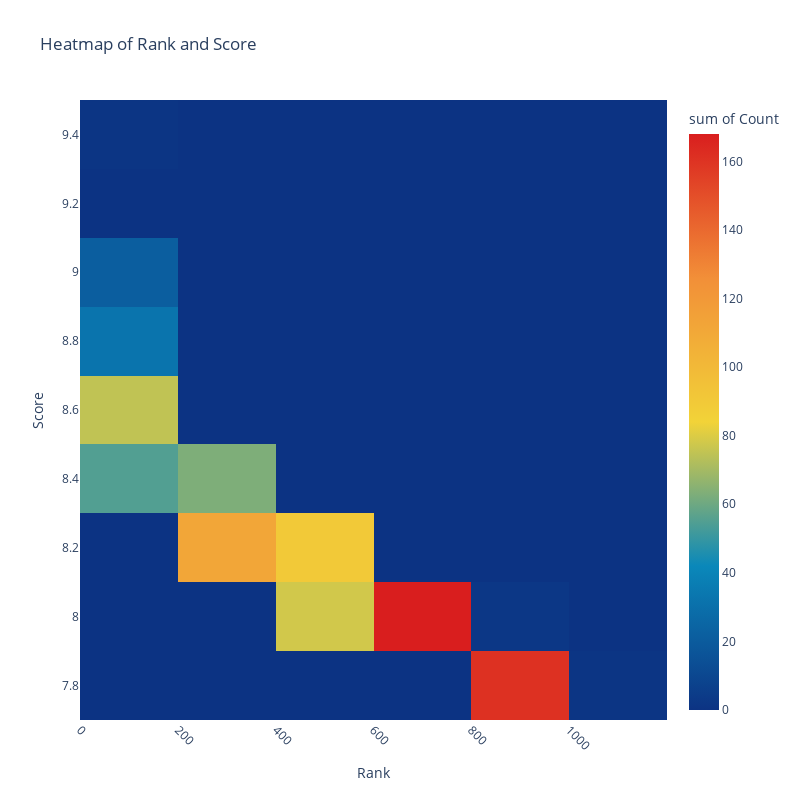

The notebook cell saved with this chart:
### Markdown cell above
## Relationship Between Rank and Score

### Code cell
heatmap_data = data.groupby(['Rank', 'Score']).size().reset_index(name='Count')

# Create the heatmap using Plotly Express
fig = px.density_heatmap(heatmap_data,
                         x='Rank',
                         y='Score',
                         z='Count',
                         title='Heatmap of Rank and Score',
                         color_continuous_scale='Portland',
                         width=800,
                         height=800)

# Rotate x-axis labels by 45 degrees
fig.update_xaxes(tickangle=45)

# Show the chart
fig.show()

### Figure 1 — Plotly figure (JSON) as saved in the notebook; plotly's stock layout.template omitted (floating-point values rounded to 4 significant figures; data arrays with more than 128 entries replaced by an {"elided": "..."} marker saying what was removed)
{"data": [{"coloraxis": "coloraxis", "histfunc": "sum", "hovertemplate": "Rank=%{x}<br>Score=%{y}<br>sum of Count=%{z}<extra></extra>", "name": "", "type": "histogram2d", "x": {"elided": "859 int values"}, "xaxis": "x", "xbingroup": "x", "y": {"elided": "859 float values"}, "yaxis": "y", "ybingroup": "y", "z": {"elided": "859 int values"}}], "layout": {"coloraxis": {"colorbar": {"title": {"text": "sum of Count"}}, "colorscale": [[0, "rgb(12,51,131)"], [0.25, "rgb(10,136,186)"], [0.5, "rgb(242,211,56)"], [0.75, "rgb(242,143,56)"], [1, "rgb(217,30,30)"]]}, "height": 800, "legend": {"tracegroupgap": 0}, "title": {"text": "Heatmap of Rank and Score"}, "width": 800, "xaxis": {"anchor": "y", "autorange": true, "domain": [0, 1], "range": [-0.5, 1200.0], "tickangle": 45, "title": {"text": "Rank"}, "type": "linear"}, "yaxis": {"anchor": "x", "autorange": true, "domain": [0, 1], "range": [7.7, 9.5], "title": {"text": "Score"}, "type": "linear"}}}
